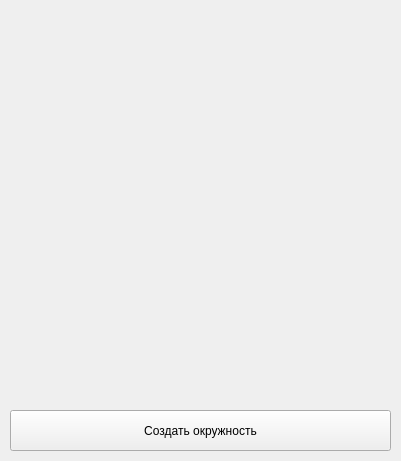
<?xml version="1.0" encoding="UTF-8"?>
<ui version="4.0">
 <class>MainWindow</class>
 <widget class="QMainWindow" name="MainWindow">
  <property name="geometry">
   <rect>
    <x>0</x>
    <y>0</y>
    <width>401</width>
    <height>461</height>
   </rect>
  </property>
  <property name="windowTitle">
   <string>Git и желтые окружности</string>
  </property>
  <widget class="QWidget" name="centralwidget">
   <widget class="QPushButton" name="pushButton">
    <property name="geometry">
     <rect>
      <x>10</x>
      <y>410</y>
      <width>381</width>
      <height>41</height>
     </rect>
    </property>
    <property name="text">
     <string>Создать окружность</string>
    </property>
   </widget>
  </widget>
 </widget>
 <resources/>
 <connections/>
</ui>
